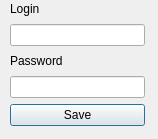
<?xml version="1.0" encoding="UTF-8"?>
<ui version="4.0">
 <class>AddEmployeeDialog</class>
 <widget class="QDialog" name="AddEmployeeDialog">
  <property name="geometry">
   <rect>
    <x>0</x>
    <y>0</y>
    <width>158</width>
    <height>139</height>
   </rect>
  </property>
  <property name="windowTitle">
   <string>Dialog</string>
  </property>
  <widget class="QWidget" name="layoutWidget">
   <property name="geometry">
    <rect>
     <x>10</x>
     <y>0</y>
     <width>135</width>
     <height>126</height>
    </rect>
   </property>
   <layout class="QVBoxLayout" name="verticalLayout">
    <item>
     <widget class="QLabel" name="label">
      <property name="text">
       <string>Login</string>
      </property>
     </widget>
    </item>
    <item>
     <widget class="QLineEdit" name="loginEdit"/>
    </item>
    <item>
     <widget class="QLabel" name="label_2">
      <property name="text">
       <string>Password</string>
      </property>
     </widget>
    </item>
    <item>
     <widget class="QLineEdit" name="passwordEdit"/>
    </item>
    <item>
     <widget class="QPushButton" name="saveButton">
      <property name="text">
       <string>Save</string>
      </property>
     </widget>
    </item>
   </layout>
  </widget>
 </widget>
 <resources/>
 <connections/>
</ui>
